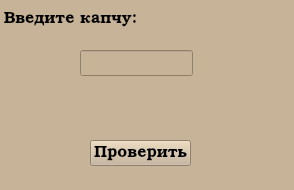
<?xml version="1.0" encoding="UTF-8"?>
<ui version="4.0">
 <class>MainWindow</class>
 <widget class="QMainWindow" name="MainWindow">
  <property name="geometry">
   <rect>
    <x>0</x>
    <y>0</y>
    <width>294</width>
    <height>190</height>
   </rect>
  </property>
  <property name="font">
   <font>
    <weight>75</weight>
    <italic>false</italic>
    <bold>true</bold>
   </font>
  </property>
  <property name="windowTitle">
   <string>MainWindow</string>
  </property>
  <property name="styleSheet">
   <string notr="true">background-color: rgb(199, 179, 151);</string>
  </property>
  <widget class="QWidget" name="centralwidget">
   <widget class="QLabel" name="label">
    <property name="geometry">
     <rect>
      <x>0</x>
      <y>10</y>
      <width>141</width>
      <height>21</height>
     </rect>
    </property>
    <property name="font">
     <font>
      <family>URW Bookman</family>
      <pointsize>12</pointsize>
     </font>
    </property>
    <property name="styleSheet">
     <string notr="true">background-color: rgba(191, 64, 64, 0);</string>
    </property>
    <property name="text">
     <string>&lt;html&gt;&lt;head/&gt;&lt;body&gt;&lt;p align=&quot;center&quot;&gt;&lt;span style=&quot; font-size:12pt;&quot;&gt;Введите капчу:&lt;/span&gt;&lt;/p&gt;&lt;/body&gt;&lt;/html&gt;</string>
    </property>
   </widget>
   <widget class="QLabel" name="label_Kapcha">
    <property name="geometry">
     <rect>
      <x>140</x>
      <y>10</y>
      <width>71</width>
      <height>18</height>
     </rect>
    </property>
    <property name="font">
     <font>
      <family>MathJax_Script</family>
      <pointsize>12</pointsize>
      <weight>75</weight>
      <italic>true</italic>
      <bold>true</bold>
      <underline>false</underline>
      <strikeout>true</strikeout>
     </font>
    </property>
    <property name="mouseTracking">
     <bool>false</bool>
    </property>
    <property name="text">
     <string/>
    </property>
   </widget>
   <widget class="QLineEdit" name="lineEdit_kapcha">
    <property name="geometry">
     <rect>
      <x>80</x>
      <y>50</y>
      <width>113</width>
      <height>26</height>
     </rect>
    </property>
    <property name="font">
     <font>
      <family>MathJax_Script</family>
      <weight>75</weight>
      <italic>true</italic>
      <bold>true</bold>
     </font>
    </property>
   </widget>
   <widget class="QPushButton" name="pushButton">
    <property name="geometry">
     <rect>
      <x>90</x>
      <y>140</y>
      <width>101</width>
      <height>26</height>
     </rect>
    </property>
    <property name="font">
     <font>
      <family>URW Bookman</family>
      <pointsize>12</pointsize>
     </font>
    </property>
    <property name="text">
     <string>Проверить</string>
    </property>
   </widget>
   <widget class="QLabel" name="label_Time">
    <property name="geometry">
     <rect>
      <x>110</x>
      <y>90</y>
      <width>61</width>
      <height>31</height>
     </rect>
    </property>
    <property name="font">
     <font>
      <family>URW Bookman</family>
      <pointsize>12</pointsize>
      <weight>75</weight>
      <bold>true</bold>
     </font>
    </property>
    <property name="text">
     <string>&lt;html&gt;&lt;head/&gt;&lt;body&gt;&lt;p align=&quot;center&quot;&gt;&lt;br/&gt;&lt;/p&gt;&lt;/body&gt;&lt;/html&gt;</string>
    </property>
   </widget>
  </widget>
 </widget>
 <resources/>
 <connections/>
</ui>
